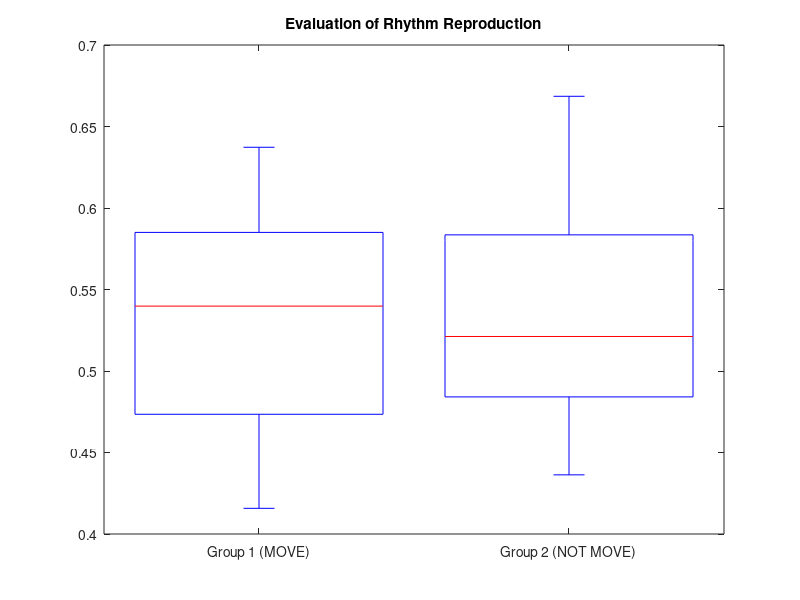

The MATLAB source for this figure:
M = xlsread('experiment_1.csv');
M = M(1:2:83, :);
score = zeros(14, 3);
for i = 1:14
    score(i, 1:2) = M(3*(i-1)+1, 1:2);
    score(i, 3) = mean(M(3*(i-1)+1:3*i, 4));
end

idx01 = (score(:, 2) < 2);
idx23 = ~idx01;

% T test
[h,p,ci,stats] = ttest2(score(idx23,3),score(idx01,3));
% h = 1, p = 0.0161
% the t test reject the null hypothesis that the samples come from
% populations with equal means
% tstat: 2,7994; df: 12; sd: 0.0635

% Box plot
boxplot([score(idx23,3),score(idx01,3)],'Labels',{'Group 1 (MOVE)','Group 2 (NOT MOVE)'});
title('Evaluation of Rhythm Reproduction');
